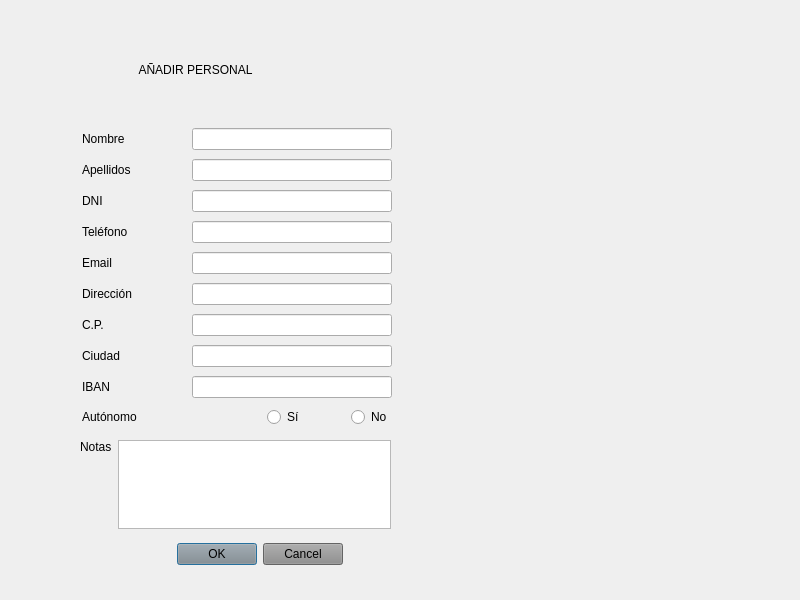
<?xml version="1.0" encoding="UTF-8"?>
<ui version="4.0">
 <class>MainWindow</class>
 <widget class="QMainWindow" name="MainWindow">
  <property name="geometry">
   <rect>
    <x>0</x>
    <y>0</y>
    <width>800</width>
    <height>600</height>
   </rect>
  </property>
  <property name="sizeIncrement">
   <size>
    <width>0</width>
    <height>0</height>
   </size>
  </property>
  <property name="windowTitle">
   <string>MainWindow</string>
  </property>
  <property name="styleSheet">
   <string notr="true"/>
  </property>
  <widget class="QWidget" name="centralwidget">
   <property name="sizeIncrement">
    <size>
     <width>0</width>
     <height>0</height>
    </size>
   </property>
   <widget class="QDialogButtonBox" name="aceptcancel">
    <property name="geometry">
     <rect>
      <x>150</x>
      <y>540</y>
      <width>193</width>
      <height>28</height>
     </rect>
    </property>
    <property name="styleSheet">
     <string notr="true">background-color: rgb(140, 140, 140);</string>
    </property>
    <property name="standardButtons">
     <set>QDialogButtonBox::Cancel|QDialogButtonBox::Ok</set>
    </property>
   </widget>
   <widget class="QLabel" name="anadirperso">
    <property name="geometry">
     <rect>
      <x>80</x>
      <y>40</y>
      <width>231</width>
      <height>61</height>
     </rect>
    </property>
    <property name="styleSheet">
     <string notr="true">font: 75 14pt &quot;MS Shell Dlg 2&quot;;</string>
    </property>
    <property name="text">
     <string>&lt;html&gt;&lt;head/&gt;&lt;body&gt;&lt;p align=&quot;center&quot;&gt;AÑADIR PERSONAL&lt;/p&gt;&lt;/body&gt;&lt;/html&gt;</string>
    </property>
   </widget>
   <widget class="QWidget" name="layoutWidget">
    <property name="geometry">
     <rect>
      <x>82</x>
      <y>125</y>
      <width>310</width>
      <height>305</height>
     </rect>
    </property>
    <layout class="QVBoxLayout" name="verticalLayout">
     <item>
      <layout class="QHBoxLayout" name="horizontalLayout_2">
       <item>
        <widget class="QLabel" name="nombre">
         <property name="text">
          <string>Nombre</string>
         </property>
        </widget>
       </item>
       <item>
        <spacer name="horizontalSpacer">
         <property name="orientation">
          <enum>Qt::Horizontal</enum>
         </property>
         <property name="sizeHint" stdset="0">
          <size>
           <width>40</width>
           <height>20</height>
          </size>
         </property>
        </spacer>
       </item>
       <item>
        <widget class="QLineEdit" name="entryNOMBRE">
         <property name="minimumSize">
          <size>
           <width>200</width>
           <height>0</height>
          </size>
         </property>
         <property name="text">
          <string/>
         </property>
        </widget>
       </item>
      </layout>
     </item>
     <item>
      <layout class="QHBoxLayout" name="horizontalLayout_3">
       <item>
        <widget class="QLabel" name="apellidos">
         <property name="text">
          <string>Apellidos</string>
         </property>
        </widget>
       </item>
       <item>
        <spacer name="horizontalSpacer_2">
         <property name="orientation">
          <enum>Qt::Horizontal</enum>
         </property>
         <property name="sizeHint" stdset="0">
          <size>
           <width>40</width>
           <height>20</height>
          </size>
         </property>
        </spacer>
       </item>
       <item>
        <widget class="QLineEdit" name="entryAPELL">
         <property name="minimumSize">
          <size>
           <width>200</width>
           <height>0</height>
          </size>
         </property>
        </widget>
       </item>
      </layout>
     </item>
     <item>
      <layout class="QHBoxLayout" name="horizontalLayout_4">
       <item>
        <widget class="QLabel" name="dni">
         <property name="text">
          <string>DNI</string>
         </property>
        </widget>
       </item>
       <item>
        <spacer name="horizontalSpacer_3">
         <property name="orientation">
          <enum>Qt::Horizontal</enum>
         </property>
         <property name="sizeHint" stdset="0">
          <size>
           <width>40</width>
           <height>20</height>
          </size>
         </property>
        </spacer>
       </item>
       <item>
        <widget class="QLineEdit" name="entryDNI">
         <property name="minimumSize">
          <size>
           <width>200</width>
           <height>0</height>
          </size>
         </property>
        </widget>
       </item>
      </layout>
     </item>
     <item>
      <layout class="QHBoxLayout" name="horizontalLayout_5">
       <item>
        <widget class="QLabel" name="telefono">
         <property name="text">
          <string>Teléfono</string>
         </property>
        </widget>
       </item>
       <item>
        <spacer name="horizontalSpacer_4">
         <property name="orientation">
          <enum>Qt::Horizontal</enum>
         </property>
         <property name="sizeHint" stdset="0">
          <size>
           <width>40</width>
           <height>20</height>
          </size>
         </property>
        </spacer>
       </item>
       <item>
        <widget class="QLineEdit" name="entryTFN">
         <property name="minimumSize">
          <size>
           <width>200</width>
           <height>0</height>
          </size>
         </property>
        </widget>
       </item>
      </layout>
     </item>
     <item>
      <layout class="QHBoxLayout" name="horizontalLayout_6">
       <item>
        <widget class="QLabel" name="email">
         <property name="text">
          <string>Email</string>
         </property>
        </widget>
       </item>
       <item>
        <spacer name="horizontalSpacer_5">
         <property name="orientation">
          <enum>Qt::Horizontal</enum>
         </property>
         <property name="sizeHint" stdset="0">
          <size>
           <width>40</width>
           <height>20</height>
          </size>
         </property>
        </spacer>
       </item>
       <item>
        <widget class="QLineEdit" name="entryEMAIL">
         <property name="minimumSize">
          <size>
           <width>200</width>
           <height>0</height>
          </size>
         </property>
        </widget>
       </item>
      </layout>
     </item>
     <item>
      <layout class="QHBoxLayout" name="horizontalLayout_7">
       <item>
        <widget class="QLabel" name="direccion">
         <property name="text">
          <string>Dirección</string>
         </property>
        </widget>
       </item>
       <item>
        <spacer name="horizontalSpacer_6">
         <property name="orientation">
          <enum>Qt::Horizontal</enum>
         </property>
         <property name="sizeHint" stdset="0">
          <size>
           <width>40</width>
           <height>20</height>
          </size>
         </property>
        </spacer>
       </item>
       <item>
        <widget class="QLineEdit" name="entryDIRECCION">
         <property name="minimumSize">
          <size>
           <width>200</width>
           <height>0</height>
          </size>
         </property>
         <property name="text">
          <string/>
         </property>
        </widget>
       </item>
      </layout>
     </item>
     <item>
      <layout class="QHBoxLayout" name="horizontalLayout_8">
       <item>
        <widget class="QLabel" name="cp">
         <property name="text">
          <string>C.P.</string>
         </property>
        </widget>
       </item>
       <item>
        <spacer name="horizontalSpacer_8">
         <property name="orientation">
          <enum>Qt::Horizontal</enum>
         </property>
         <property name="sizeHint" stdset="0">
          <size>
           <width>40</width>
           <height>20</height>
          </size>
         </property>
        </spacer>
       </item>
       <item>
        <widget class="QLineEdit" name="entryCP">
         <property name="minimumSize">
          <size>
           <width>200</width>
           <height>0</height>
          </size>
         </property>
         <property name="text">
          <string/>
         </property>
        </widget>
       </item>
      </layout>
     </item>
     <item>
      <layout class="QHBoxLayout" name="horizontalLayout_9">
       <item>
        <widget class="QLabel" name="ciudad">
         <property name="text">
          <string>Ciudad</string>
         </property>
        </widget>
       </item>
       <item>
        <spacer name="horizontalSpacer_9">
         <property name="orientation">
          <enum>Qt::Horizontal</enum>
         </property>
         <property name="sizeHint" stdset="0">
          <size>
           <width>40</width>
           <height>20</height>
          </size>
         </property>
        </spacer>
       </item>
       <item>
        <widget class="QLineEdit" name="entryCIUDAD">
         <property name="minimumSize">
          <size>
           <width>200</width>
           <height>0</height>
          </size>
         </property>
         <property name="text">
          <string/>
         </property>
        </widget>
       </item>
      </layout>
     </item>
     <item>
      <layout class="QHBoxLayout" name="horizontalLayout_10">
       <item>
        <widget class="QLabel" name="iban">
         <property name="text">
          <string>IBAN</string>
         </property>
        </widget>
       </item>
       <item>
        <spacer name="horizontalSpacer_7">
         <property name="orientation">
          <enum>Qt::Horizontal</enum>
         </property>
         <property name="sizeHint" stdset="0">
          <size>
           <width>40</width>
           <height>20</height>
          </size>
         </property>
        </spacer>
       </item>
       <item>
        <widget class="QLineEdit" name="entryIBAN">
         <property name="minimumSize">
          <size>
           <width>200</width>
           <height>0</height>
          </size>
         </property>
        </widget>
       </item>
      </layout>
     </item>
     <item>
      <layout class="QHBoxLayout" name="horizontalLayout_11">
       <item>
        <widget class="QLabel" name="autonomo">
         <property name="styleSheet">
          <string notr="true"/>
         </property>
         <property name="text">
          <string>Autónomo</string>
         </property>
        </widget>
       </item>
       <item>
        <spacer name="horizontalSpacer_10">
         <property name="orientation">
          <enum>Qt::Horizontal</enum>
         </property>
         <property name="sizeHint" stdset="0">
          <size>
           <width>40</width>
           <height>20</height>
          </size>
         </property>
        </spacer>
       </item>
       <item>
        <layout class="QHBoxLayout" name="horizontalLayout">
         <item>
          <widget class="QRadioButton" name="radioSI">
           <property name="text">
            <string>Sí</string>
           </property>
          </widget>
         </item>
         <item>
          <spacer name="horizontalSpacer_11">
           <property name="orientation">
            <enum>Qt::Horizontal</enum>
           </property>
           <property name="sizeHint" stdset="0">
            <size>
             <width>40</width>
             <height>20</height>
            </size>
           </property>
          </spacer>
         </item>
         <item>
          <widget class="QRadioButton" name="radioNO">
           <property name="text">
            <string>No</string>
           </property>
          </widget>
         </item>
        </layout>
       </item>
      </layout>
     </item>
    </layout>
   </widget>
   <widget class="QWidget" name="layoutWidget">
    <property name="geometry">
     <rect>
      <x>80</x>
      <y>440</y>
      <width>311</width>
      <height>89</height>
     </rect>
    </property>
    <layout class="QHBoxLayout" name="horizontalLayout_12">
     <item>
      <layout class="QVBoxLayout" name="verticalLayout_2">
       <item>
        <widget class="QLabel" name="notas_2">
         <property name="text">
          <string>Notas</string>
         </property>
        </widget>
       </item>
       <item>
        <spacer name="verticalSpacer">
         <property name="orientation">
          <enum>Qt::Vertical</enum>
         </property>
         <property name="sizeHint" stdset="0">
          <size>
           <width>20</width>
           <height>40</height>
          </size>
         </property>
        </spacer>
       </item>
      </layout>
     </item>
     <item>
      <widget class="QTextEdit" name="textNOTAS">
       <property name="styleSheet">
        <string notr="true"/>
       </property>
      </widget>
     </item>
    </layout>
   </widget>
   <widget class="QWidget" name="widget" native="true">
    <property name="geometry">
     <rect>
      <x>490</x>
      <y>120</y>
      <width>261</width>
      <height>451</height>
     </rect>
    </property>
   </widget>
  </widget>
 </widget>
 <tabstops>
  <tabstop>entryNOMBRE</tabstop>
  <tabstop>entryAPELL</tabstop>
  <tabstop>entryDNI</tabstop>
  <tabstop>entryTFN</tabstop>
  <tabstop>entryEMAIL</tabstop>
  <tabstop>entryDIRECCION</tabstop>
  <tabstop>entryCP</tabstop>
  <tabstop>entryCIUDAD</tabstop>
  <tabstop>entryIBAN</tabstop>
  <tabstop>radioSI</tabstop>
  <tabstop>radioNO</tabstop>
  <tabstop>textNOTAS</tabstop>
 </tabstops>
 <resources/>
 <connections/>
</ui>
